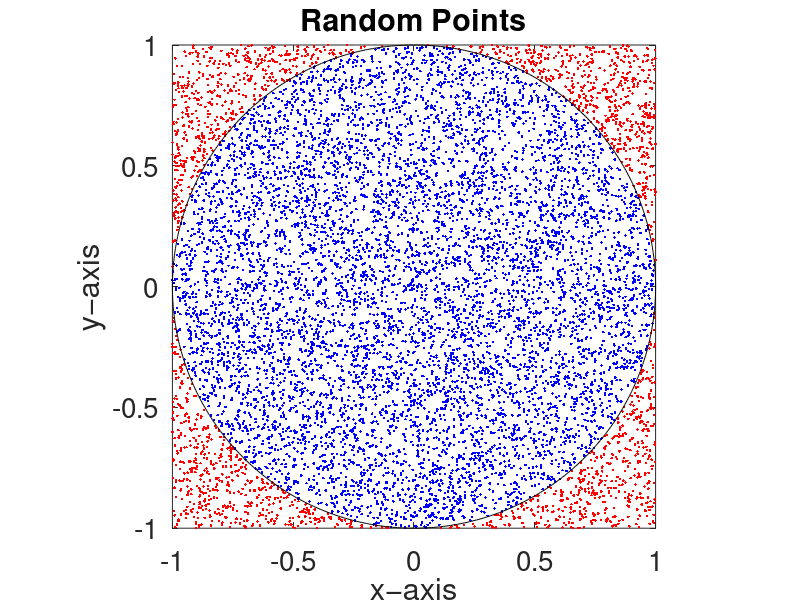

Write the MATLAB code that produced this figure. (Note: this script raises an error after producing the figure.)
%% Setup
N=1e4; % Number of points
t=0:.01:2*pi; % helper list

rng(sum('Olaf'),'twister'); % reset random number generator

%% Monte Carlo integration for the area of a circle

u=2*rand(2,N)-1; % Choose random point in the 2D plane [−1 1]x[−1 1]
x=u(1,:); % Nicer names
y=u(2,:);

ii=(x.^2+y.^2<1); % True for points inside circle of radius 1

%% Plot points
plot(x(ii),y(ii),'b.',x(~ii),y(~ii),'r.',sin(t),cos(t),'k');
axis('square')
set(gca,'fontsize',20);
xlabel('x−axis');
ylabel('y−axis');
title('Random Points');
print -depsc2 random.eps

%% Calculate and display Pi

myPI=4*sum(ii)/N;
error = std( ii ) / sqrt( length( ii ));
disp(myPI)
disp(error)